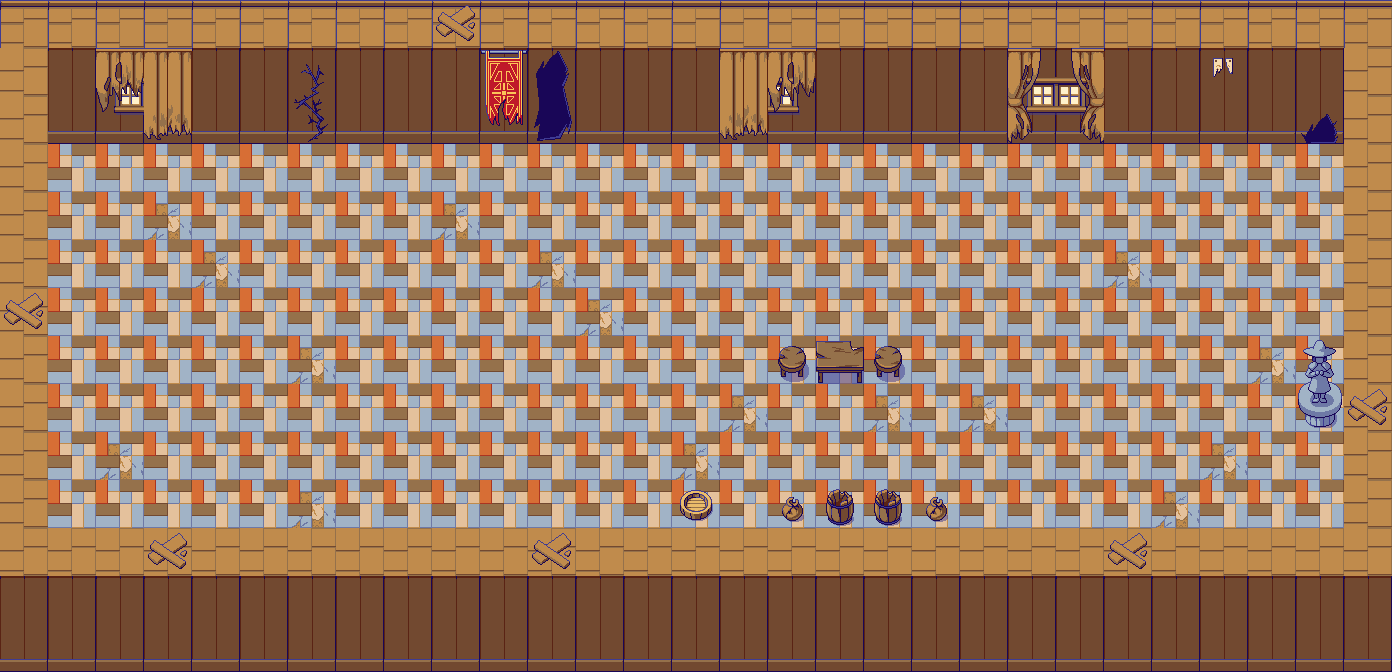

Below is a game level as drawn by its tile map, then a one-line description and the .tmx file that defines it, in full:
An orthogonal 29x14 tile map with 48x48 px tiles, 3 tile layers (Tile Layer 1, Tile Layer 2, Tile Layer 3), 6 tilesets.

<map version="1.5" tiledversion="1.7.2" orientation="orthogonal" renderorder="right-down" width="29" height="14" tilewidth="48" tileheight="48" infinite="0" nextlayerid="4" nextobjectid="1">
 <tileset firstgid="1" name="PixelFantasy_Inside_A1" tilewidth="48" tileheight="48" tilecount="192" columns="16">
  <image source="Pixel Fantasy RMMZ RTP Tiles/img/tilesets/PixelFantasy_Inside_A1.png" width="768" height="576" />
 </tileset>
 <tileset firstgid="193" name="PixelFantasy_Inside_A2" tilewidth="48" tileheight="48" tilecount="192" columns="16">
  <image source="Pixel Fantasy RMMZ RTP Tiles/img/tilesets/PixelFantasy_Inside_A2.png" width="768" height="576" />
 </tileset>
 <tileset firstgid="385" name="PixelFantasy_Inside_A4" tilewidth="48" tileheight="48" tilecount="240" columns="16">
  <image source="Pixel Fantasy RMMZ RTP Tiles/img/tilesets/PixelFantasy_Inside_A4.png" width="768" height="720" />
 </tileset>
 <tileset firstgid="625" name="PixelFantasy_Inside_A5" tilewidth="48" tileheight="48" tilecount="128" columns="8">
  <image source="Pixel Fantasy RMMZ RTP Tiles/img/tilesets/PixelFantasy_Inside_A5.png" width="384" height="768" />
 </tileset>
 <tileset firstgid="753" name="PixelFantasy_Inside_B" tilewidth="48" tileheight="48" tilecount="256" columns="16">
  <image source="Pixel Fantasy RMMZ RTP Tiles/img/tilesets/PixelFantasy_Inside_B.png" width="768" height="768" />
 </tileset>
 <tileset firstgid="1009" name="PixelFantasy_Inside_C" tilewidth="48" tileheight="48" tilecount="256" columns="16">
  <image source="Pixel Fantasy RMMZ RTP Tiles/img/tilesets/PixelFantasy_Inside_C.png" width="768" height="768" />
 </tileset>
 <layer id="1" name="Tile Layer 1" width="29" height="14">
  <data encoding="csv">
481,481,481,481,481,481,481,481,481,481,481,481,481,481,481,481,481,481,481,481,481,481,481,481,481,481,481,481,481,
466,514,514,514,514,514,514,514,514,514,514,514,514,514,514,514,514,514,514,514,514,514,514,514,514,514,514,514,466,
466,530,530,530,530,530,530,530,530,530,530,530,530,530,530,530,530,530,530,530,530,530,530,530,530,530,530,530,466,
466,646,646,646,646,646,646,646,646,646,646,646,646,646,646,646,646,646,646,646,646,646,646,646,646,646,646,646,466,
466,646,646,662,646,646,646,646,646,662,646,646,646,646,646,646,646,646,646,646,646,646,646,646,646,646,646,646,466,
466,646,646,646,662,646,646,646,646,646,646,662,646,646,646,646,646,646,646,646,646,646,646,662,646,646,646,646,466,
466,646,646,646,646,646,646,646,646,646,646,646,662,646,646,646,646,646,646,646,646,646,646,646,646,646,646,646,466,
466,646,646,646,646,646,662,646,646,646,646,646,646,646,646,646,646,646,646,646,646,646,646,646,646,646,662,646,466,
466,646,646,646,646,646,646,646,646,646,646,646,646,646,646,662,646,646,662,646,662,646,646,646,646,646,646,646,466,
466,646,662,646,646,646,646,646,646,646,646,646,646,646,662,646,646,646,646,646,646,646,646,646,646,662,646,646,466,
466,646,646,646,646,646,662,646,646,646,646,646,646,646,646,646,646,646,646,646,646,646,646,646,662,646,646,646,466,
466,466,466,466,466,466,466,466,466,466,466,466,466,466,466,466,466,466,466,466,466,466,466,466,466,466,466,466,466,
514,514,514,514,514,514,514,514,514,514,514,514,514,514,514,514,514,514,514,514,514,514,514,514,514,514,514,514,514,
530,530,530,530,530,530,530,530,530,530,530,530,530,530,530,530,530,530,530,530,530,530,530,530,530,530,530,530,530
</data>
 </layer>
 <layer id="2" name="Tile Layer 2" width="29" height="14">
  <data encoding="csv">
0,0,0,0,0,0,0,0,0,0,0,0,0,0,0,0,0,0,0,0,0,0,0,0,0,0,0,0,0,
0,0,881,882,0,0,0,0,0,0,0,823,0,0,0,881,882,0,0,0,0,881,882,0,0,937,0,0,0,
0,0,897,898,0,0,0,0,0,0,0,839,0,0,0,897,898,0,0,0,0,897,898,0,0,0,0,0,0,
0,0,0,0,0,0,0,0,0,0,0,0,0,0,0,0,0,0,0,0,0,0,0,0,0,0,0,0,0,
0,0,0,0,0,0,0,0,0,0,0,0,0,0,0,0,0,0,0,0,0,0,0,0,0,0,0,0,0,
0,0,0,0,0,0,0,0,0,0,0,0,0,0,0,0,0,0,0,0,0,0,0,0,0,0,0,0,0,
0,0,0,0,0,0,0,0,0,0,0,0,0,0,0,0,0,0,0,0,0,0,0,0,0,0,0,0,0,
0,0,0,0,0,0,0,0,0,0,0,0,0,0,0,0,0,0,0,0,0,0,0,0,0,0,0,0,0,
0,0,0,0,0,0,0,0,0,0,0,0,0,0,0,0,0,0,0,0,0,0,0,0,0,0,0,0,0,
0,0,0,0,0,0,0,0,0,0,0,0,0,0,0,0,0,0,0,0,0,0,0,0,0,0,0,0,0,
0,0,0,0,0,0,0,0,0,0,0,0,0,0,939,0,0,0,0,0,0,0,0,0,0,0,0,0,0,
0,0,0,0,0,0,0,0,0,0,0,0,0,0,0,0,0,0,0,0,0,0,0,0,0,0,0,0,0,
0,0,0,0,0,0,0,0,0,0,0,0,0,0,0,0,0,0,0,0,0,0,0,0,0,0,0,0,0,
0,0,0,0,0,0,0,0,0,0,0,0,0,0,0,0,0,0,0,0,0,0,0,0,0,0,0,0,0
</data>
 </layer>
 <layer id="3" name="Tile Layer 3" width="29" height="14">
  <data encoding="csv">
0,0,0,0,0,0,0,0,0,941,0,0,0,0,0,0,0,0,0,0,0,0,0,0,0,0,0,0,0,
0,0,854,853,0,0,821,0,0,0,914,0,0,0,0,853,854,0,0,0,0,855,856,0,0,0,0,0,0,
0,0,870,869,0,0,837,0,0,0,930,0,0,0,0,869,870,0,0,0,0,871,872,0,0,0,0,840,0,
0,0,0,0,0,0,0,0,0,0,0,0,0,0,0,0,0,0,0,0,0,0,0,0,0,0,0,0,0,
0,0,0,0,0,0,0,0,0,0,0,0,0,0,0,0,0,0,0,0,0,0,0,0,0,0,0,0,0,
0,0,0,0,0,0,0,0,0,0,0,0,0,0,0,0,0,0,0,0,0,0,0,0,0,0,0,0,0,
941,0,0,0,0,0,0,0,0,0,0,0,0,0,0,0,0,0,0,0,0,0,0,0,0,0,0,0,0,
0,0,0,0,0,0,0,0,0,0,0,0,0,0,0,0,976,975,976,0,0,0,0,0,0,0,0,1100,0,
0,0,0,0,0,0,0,0,0,0,0,0,0,0,0,0,0,0,0,0,0,0,0,0,0,0,0,1116,941,
0,0,0,0,0,0,0,0,0,0,0,0,0,0,0,0,0,0,0,0,0,0,0,0,0,0,0,0,0,
0,0,0,0,0,0,0,0,0,0,0,0,0,0,0,0,973,974,974,973,0,0,0,0,0,0,0,0,0,
0,0,0,941,0,0,0,0,0,0,0,941,0,0,0,0,0,0,0,0,0,0,0,941,0,0,0,0,0,
0,0,0,0,0,0,0,0,0,0,0,0,0,0,0,0,0,0,0,0,0,0,0,0,0,0,0,0,0,
0,0,0,0,0,0,0,0,0,0,0,0,0,0,0,0,0,0,0,0,0,0,0,0,0,0,0,0,0
</data>
 </layer>
</map>
